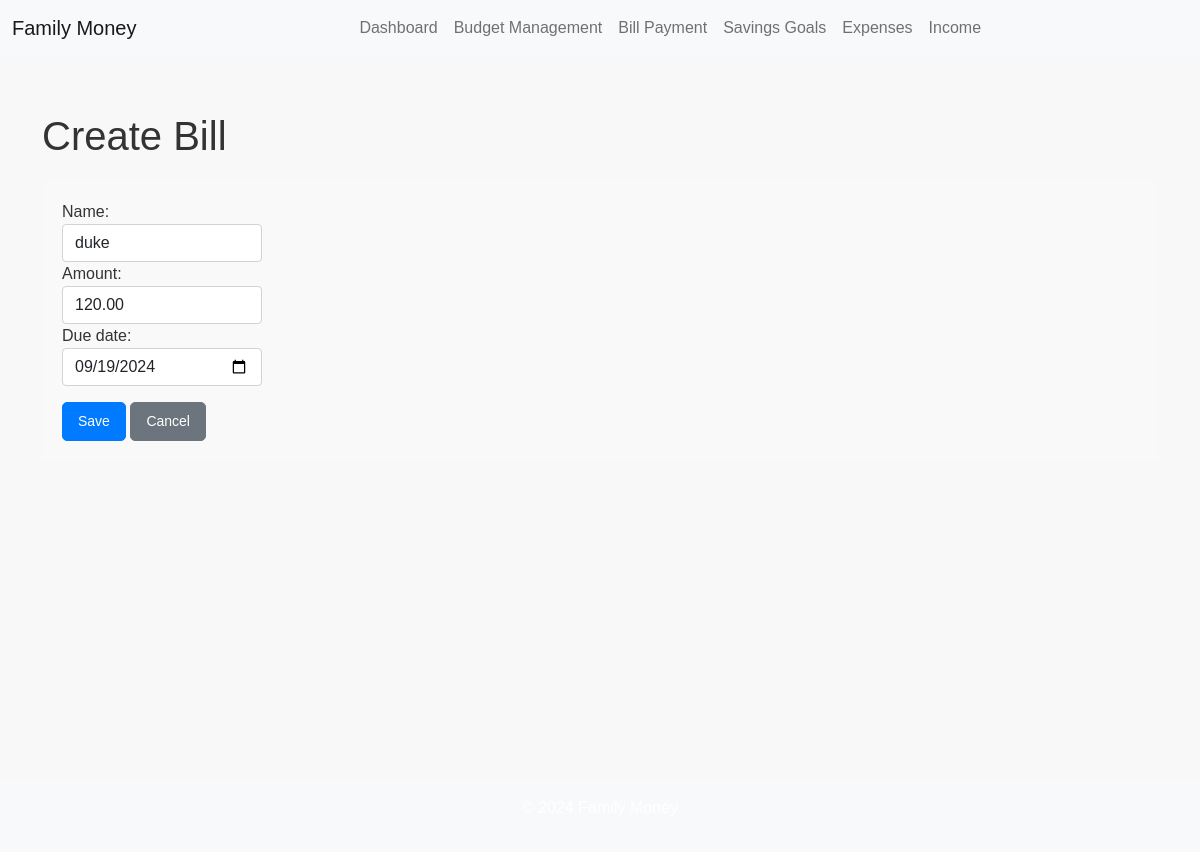
Page /financials/bills/1/edit/ on the committed database.
### financials/models.py (models this page shows, shortened)
class Bill(models.Model):
    name = models.CharField(max_length=255)
    amount = models.DecimalField(max_digits=10, decimal_places=2)
    due_date = models.DateField()

### financials/views.py (the view)
# urls.py: path('bills/<int:pk>/edit/', BillUpdateView.as_view(), name='bill_edit'),  # Edit URL
class BillUpdateView(UpdateView):
    model = Bill
    form_class = BillForm
    template_name = 'financials/bill_form.html'
    success_url = reverse_lazy('financials:bill_list')

### financials/forms.py
class BillForm(forms.ModelForm):
    class Meta:
        model = Bill
        fields = ['name', 'amount', 'due_date']
        widgets = {
            'name': forms.TextInput(attrs={'class': 'form-control short-input'}),
            'amount': forms.NumberInput(attrs={'class': 'form-control short-input'}),
            'due_date': forms.DateInput(attrs={'type': 'date', 'class': 'form-control short-input'}),
        }

### financials/templates/financials/bill_form.html (shortened to what this page needs)
{% extends 'base.html' %} {% load crispy_forms_tags %} {% load static %}
{% block content %}
<h1>Create Bill</h1>
<form method="POST" class="mb-3">
  <div class="form-group">{{ form.name.label_tag }} {{ form.name }}</div>
  <div class="form-group">{{ form.amount.label_tag }} {{ form.amount }}</div>
  <div class="form-group">
    {{ form.due_date.label_tag }} {{ form.due_date }}
  </div>
  <button type="submit" class="btn btn-primary mt-3">Save</button>
  <a href="{% url 'financials:bill_list' %}" class="btn btn-secondary mt-3"
    >Cancel</a
  >
</form>
{% endblock %}

### static/css/styles.css (style rules this page uses)
body { font-family: Arial, sans-serif; background-color: #f8f8f8; color: #333; margin: 0; padding: 0; }
.btn { border-radius: 5px; padding: 8px 15px; font-size: 14px; }

### financials/static/financials/financials.css (style rules this page uses)
form { margin: 20px 0; background-color: #f9f9f9; padding: 20px; border-radius: 5px; }
.btn-primary { background-color: #007bff; border-color: #007bff; }
form input.short-input { width: 200px !important; }
input.short-input, select.short-input { width: 200px !important; }

### rows in the picture
Bill: name "duke", amount "120.00", due_date "09/19/2024"
